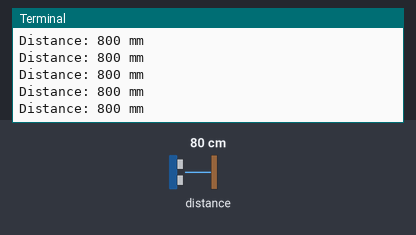
A program run on a simulated Raspberry Pi (BCM pin numbers). On the bench: the last lines printed to the terminal. The test bench sets the inputs (shaded band); at power-on: distance to the obstacle 80 cm.

Above: at 1.2 s.
1.3 s: distance to the obstacle set to 2 cm
At 1.37 s:
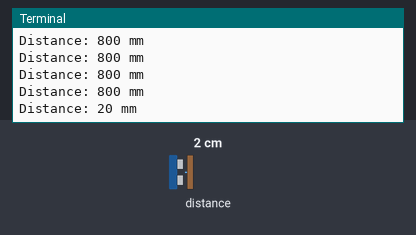
2.8 s: distance to the obstacle set to 4 cm
At 2.82 s:
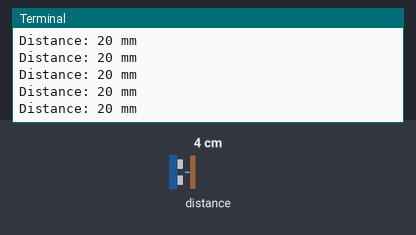
Timing chart, 0 to 5.8 s (numbered marks = the images above; inputs shaded):
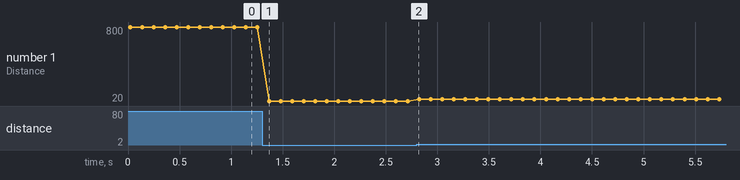

Measured:
- after the input at 1.3 s, the terminal: prints a new line after 0.07 s (image 1)
- plotted number 1: 800 → 20 after the input at 1.3 s, 20 → 40 after the input at 2.8 s

The program:

main.py
```python
from tofDriver import VL53L0X
import time

sensor = VL53L0X()

try:
    while True:
        distance = sensor.read_distance()
        if distance is not None:
            print("Distance: {} mm".format(distance))
        time.sleep(0.1)
except KeyboardInterrupt:
    print("Measurement stopped by User")
finally:
    sensor.close()
```

tofDriver.py
```python
import smbus
import time


class VL53L0X:
    def __init__(self, bus=1, address=0x29, sampleTime=0.005):
        self.address = address
        self.sampleTime = sampleTime
        self.bus = smbus.SMBus(bus)
        self.init_sensor()

    def init_sensor(self):
        # Initialization sequence based on VL53L0X datasheet and API
        try:
            # Device reset sequence
            self.write_byte(0x88, 0x00)
            self.write_byte(0x80, 0x01)
            self.write_byte(0xFF, 0x01)
            self.write_byte(0x00, 0x00)
            self.stop_variable = self.read_byte(0x91)
            self.write_byte(0x00, 0x01)
            self.write_byte(0xFF, 0x00)
            self.write_byte(0x80, 0x00)

            # Recommended settings from datasheet
            self.write_byte(0x60, 0x00)
            self.write_byte(0x01, 0xFF)
            self.write_byte(0x02, 0x00)
            self.write_byte(0x16, 0x00)
            self.write_byte(0x17, 0x00)
            self.write_byte(0x31, 0x04)
            self.write_byte(0x40, 0x83)
            self.write_byte(0xFF, 0x01)
            self.write_byte(0x00, 0x00)
            self.write_byte(0x91, self.stop_variable)
            self.write_byte(0x00, 0x01)
            self.write_byte(0xFF, 0x00)
            self.write_byte(0x80, 0x00)

            # Start continuous measurements
            self.write_byte(0x00, 0x04)
            time.sleep(self.sampleTime)
        except Exception as e:
            print("Initialization error: {}".format(e))

    def read_distance(self):
        try:
            # Read measurement data
            self.write_byte(0x00, 0x01)
            time.sleep(0.01)
            data = self.read_bytes(0x14, 12)
            distance = (data[10] << 8) | data[11]
            return distance
        except Exception as e:
            print("Error reading distance: {}".format(e))
            return None

    def write_byte(self, reg, value):
        self.bus.write_byte_data(self.address, reg, value)

    def read_byte(self, reg):
        return self.bus.read_byte_data(self.address, reg)

    def read_bytes(self, reg, length):
        return self.bus.read_i2c_block_data(self.address, reg, length)

    def close(self):
        self.bus.close()
```
